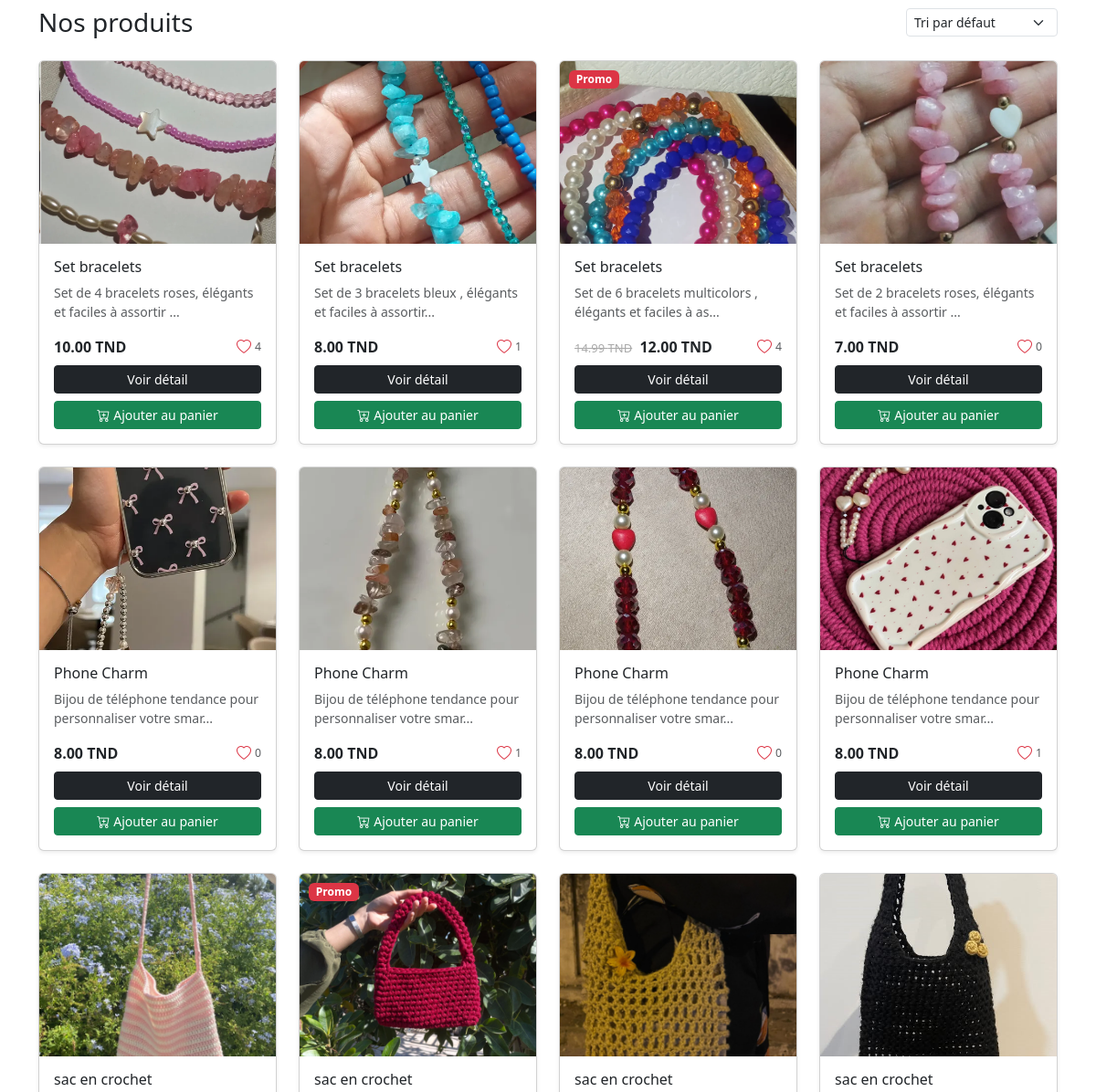
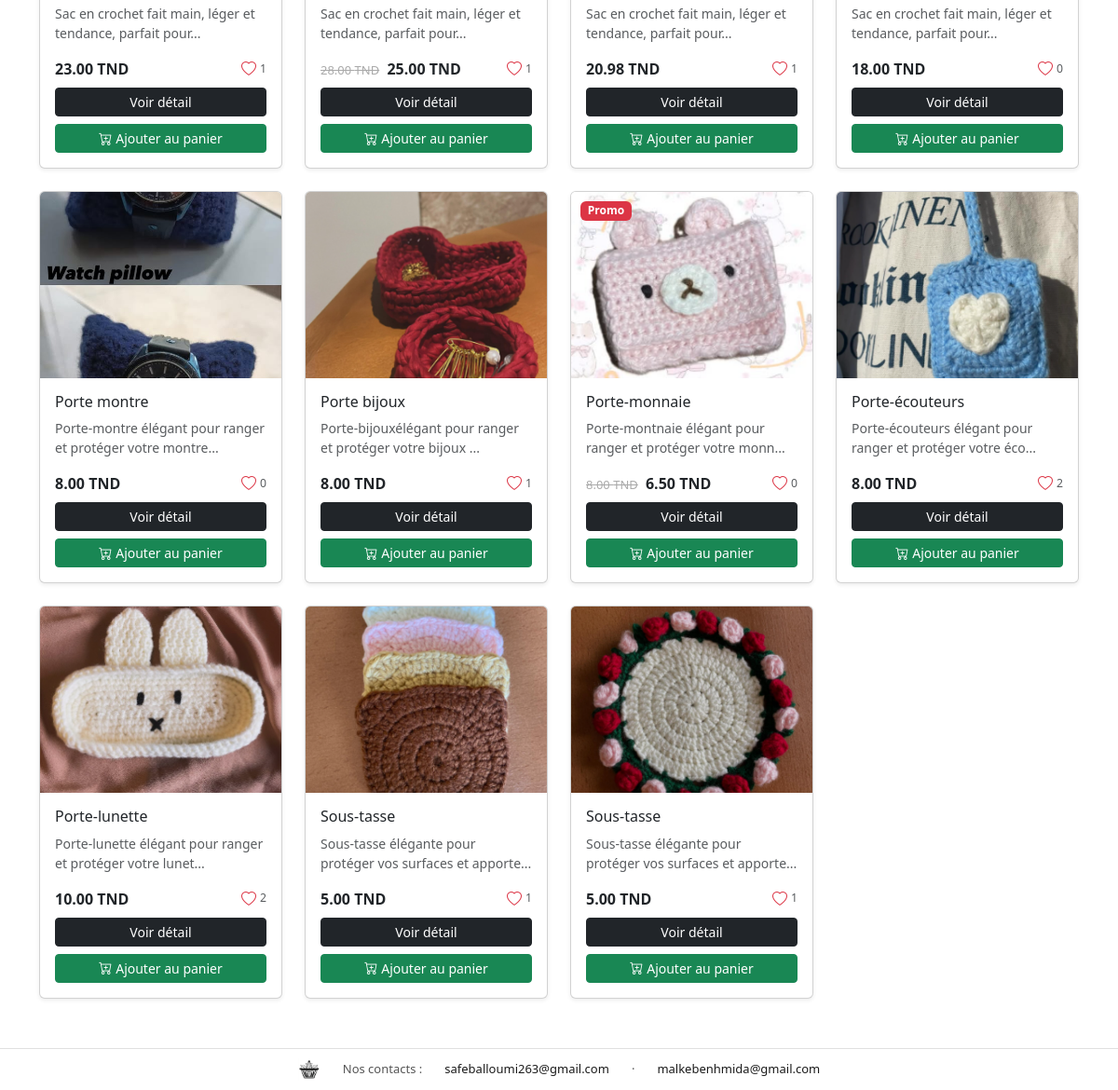
/controller/home.php (lower part), run on an earlier commit of the app's database (2 pictures, top to bottom).
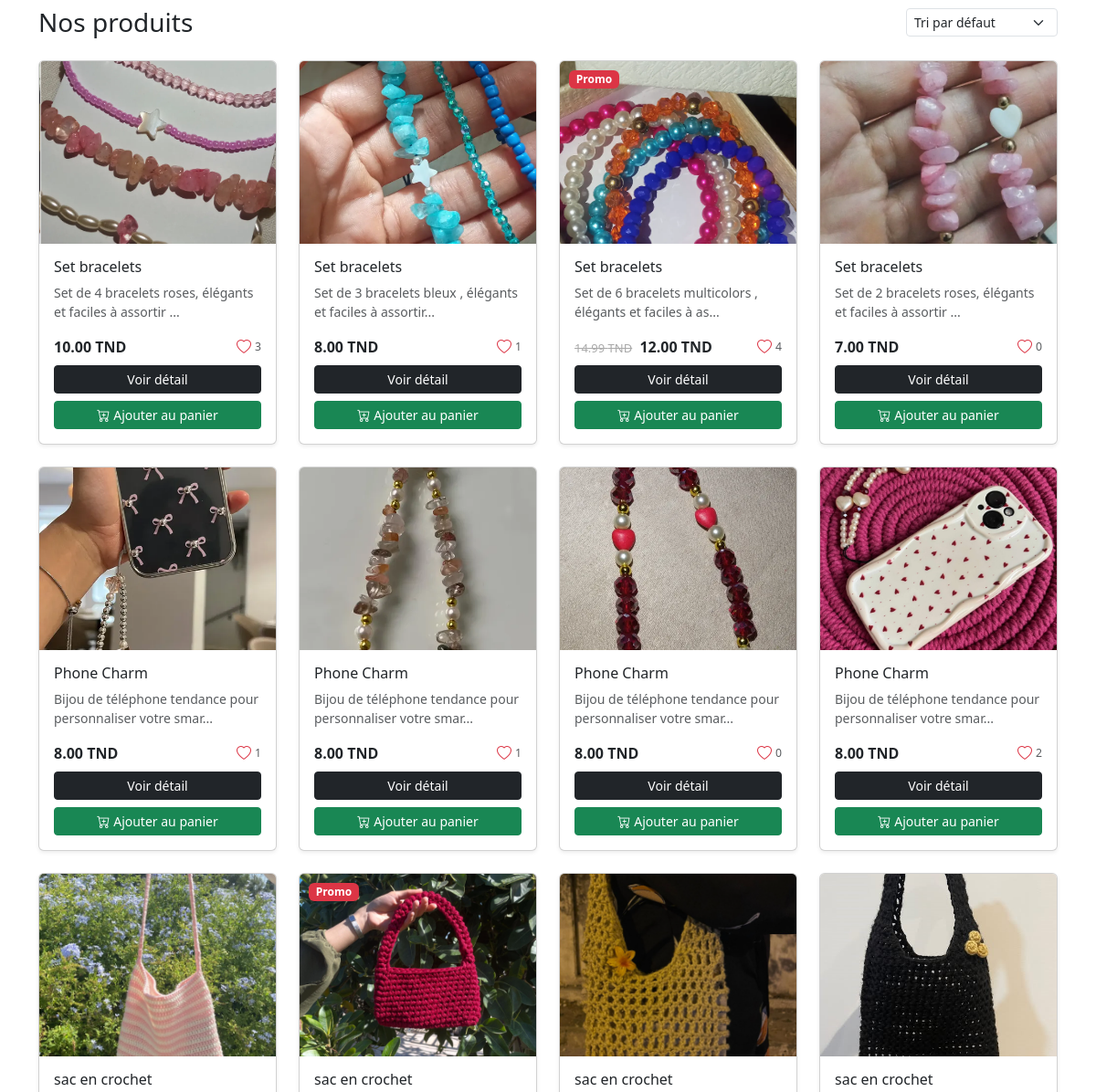
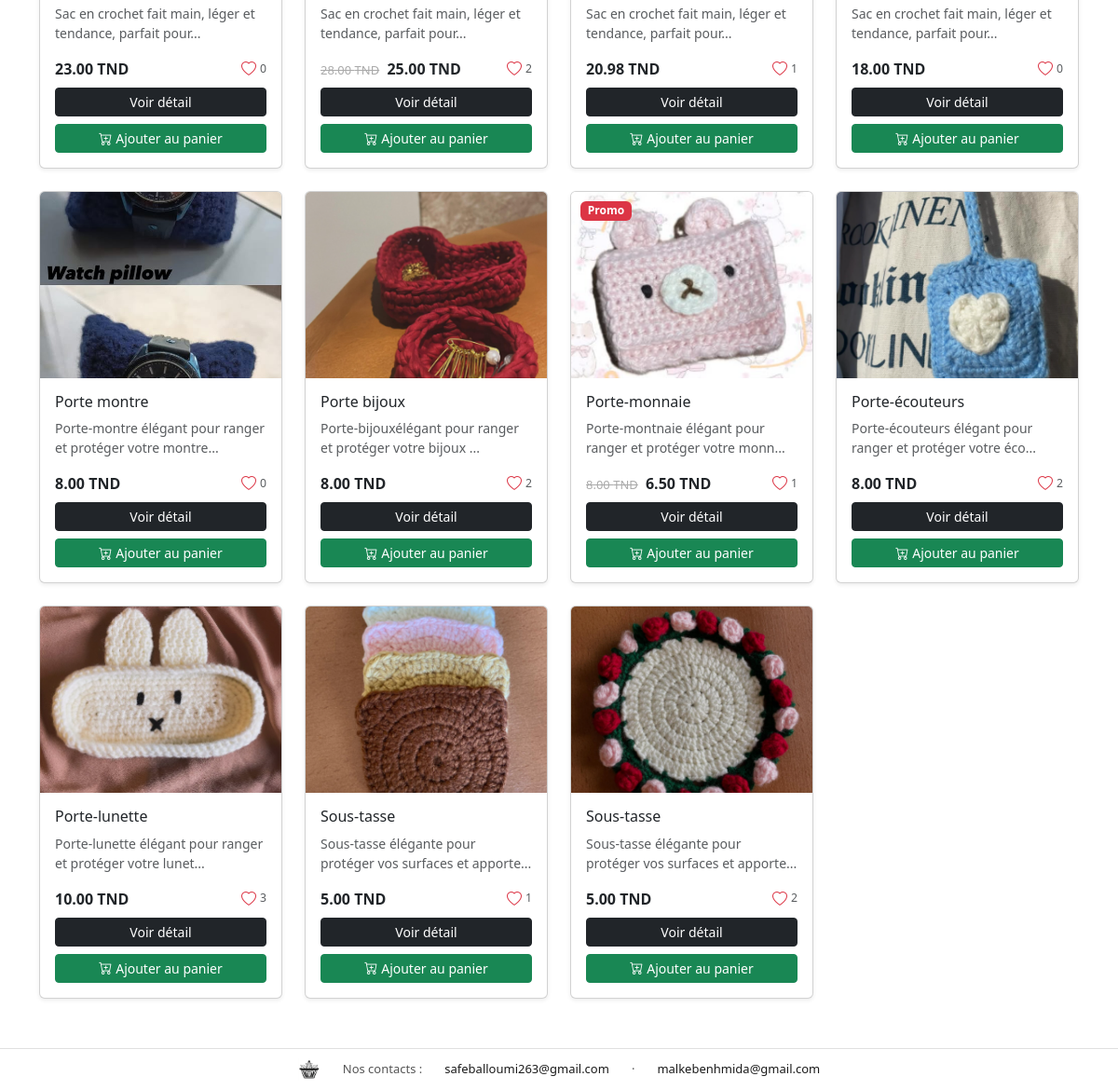
And on a later commit of the database (2 pictures, top to bottom).
### tables this page shows
CREATE TABLE `produit` (
  `id` int NOT NULL,
  `libelle` varchar(255) NOT NULL,
  `prix` decimal(10,2) NOT NULL,
  `quantite` int NOT NULL DEFAULT '0',
  `image` varchar(255) DEFAULT NULL,
  `description` text,
  `promo` tinyint(1) DEFAULT '0',
  `prix_promo` decimal(10,2) DEFAULT NULL,
  `id_proprietaire` int NOT NULL,
  `id_categorie` int DEFAULT NULL,
  `handmade` tinyint(1) DEFAULT '0',
  `nb_likes` int DEFAULT '0'
);

### controller/home.php (called while the page is built, shortened)
<?php
require_once __DIR__ . "/../model/CRUD_produit.php";
$crud_produit = new CRUD_produit();
if (!empty($_GET['categorie']) && is_numeric($_GET['categorie'])) {
    $produits = $crud_produit->getByCategorie((int)$_GET['categorie']);
    $categorie_active = (int)$_GET['categorie'];
} else {
    $produits = $crud_produit->getAll();
}
include __DIR__ . "/../view/unimarket.php";

### connexion.php (called while the page is built)
<?php
class Connexion
{
    private $connexion;
    function __construct()
    {
        try {
            $dsn = "mysql:host=localhost;dbname=ppi";
            $username = 'root';
            $password = '';
            $this->connexion = new PDO($dsn, $username, $password);
        } catch (PDOException $e) {
            echo "Problème au niveau de la connexion!!! <br> erreur: " . $e->getMessage();
        }
    }
    public function getConnexion()
    {
        return $this->connexion;
    }
}

### model/CRUD_produit.php (called while the page is built, shortened)
<?php
require_once __DIR__ . '/../connexion.php';
class CRUD_produit {
    private $pdo;
    function __construct() {
        $con = new Connexion();
        $this->pdo = $con->getConnexion();
    }
    public function getAll($tri = 'defaut') {
        $order = match($tri) {
            'popularite' => 'ORDER BY p.nb_likes DESC',
            'recent'     => 'ORDER BY p.id DESC',
            'ancien'     => 'ORDER BY p.id ASC',
            'prix_asc'   => 'ORDER BY COALESCE(NULLIF(p.prix_promo,0), p.prix) ASC',
            'prix_desc'  => 'ORDER BY COALESCE(NULLIF(p.prix_promo,0), p.prix) DESC',
            default      => ''
        };
        $sql = "SELECT p.*, u.nom AS vendeur_nom, u.prenom AS vendeur_prenom, c.nom AS categorie
                FROM produit p
                LEFT JOIN user u ON p.id_proprietaire = u.id
                LEFT JOIN categorie c ON p.id_categorie = c.id
                $order";
        $stmt = $this->pdo->prepare($sql);
        $stmt->execute();
        return $stmt->fetchAll(PDO::FETCH_ASSOC);
    }
}
?>

### view/partials/produit_card.php (the view, shortened to what this page needs)
<?php
$est_favori = isset($_SESSION['user_id']) && in_array($p['id'], $GLOBALS['_favoris_ids'] ?? []);
?>
<div class="card h-100 shadow-sm position-relative">
    <?php if ($p['promo']): ?>
        <span class="badge bg-danger position-absolute" style="top:10px; left:10px;">Promo</span>
    <?php endif; ?>
<img src="/<?= htmlspecialchars($p['image']) ?>"
         class="card-img-top"
         alt="<?= htmlspecialchars($p['libelle']) ?>"
         style="height:200px; object-fit:cover;">
    <div class="card-body d-flex flex-column">
        <h6 class="card-title"><?= htmlspecialchars($p['libelle']) ?></h6>
        <p class="card-text text-muted small">
            <?= htmlspecialchars(mb_strimwidth($p['description'], 0, 60, '...')) ?>
        </p>
        <div class="d-flex justify-content-between align-items-center mt-auto mb-2">
            <?php if ($p['promo'] && !empty($p['prix_promo'])): ?>
                <div>
                    <span style="text-decoration:line-through; color:#aaa; font-size:13px;"><?= $p['prix'] ?> TND</span>
                    <span class="fw-bold ms-1"><?= $p['prix_promo'] ?> TND</span>
                </div>
            <?php else: ?>
                <span class="fw-bold"><?= $p['prix'] ?> TND</span>
            <?php endif; ?>
            <button onclick="toggleFavori(<?= $p['id'] ?>, this)"
                    class="btn btn-sm p-0 border-0 bg-transparent d-flex align-items-center gap-1"
                    data-id="<?= $p['id'] ?>"
                    <?= (isset($_SESSION['user_id']) && $p['id_proprietaire'] == $_SESSION['user_id']) ? 'disabled' : '' ?>>
                <i class="bi <?= $est_favori ? 'bi-heart-fill' : 'bi-heart' ?> text-danger fs-6"></i>
                <span class="nb-likes-<?= $p['id'] ?> text-muted small"><?= (int)($p['nb_likes'] ?? 0) ?></span>
            </button>
        </div>
        <a href="/controller/produit/detail.php?id=<?= $p['id'] ?>"
           class="btn btn-dark btn-sm w-100 mb-2">
            Voir détail
        </a>
        <?php if (!isset($_SESSION['user_id']) || $p['id_proprietaire'] != $_SESSION['user_id']): ?>
            <button onclick="ajouterPanier(<?= $p['id'] ?>, this)"
                    class="btn btn-success btn-sm w-100">
                <i class="bi bi-cart-plus me-1"></i>Ajouter au panier
            </button>
        <?php endif; ?>
    </div>
</div>

### view/unimarket.php (shortened to what this page needs)
<!DOCTYPE html>
<html lang="fr">
<head>
    <link href="https://cdn.jsdelivr.net/npm/bootstrap@5.3.0/dist/css/bootstrap.min.css" rel="stylesheet">
    <link href="https://cdn.jsdelivr.net/npm/bootstrap-icons@1.11.0/font/bootstrap-icons.css" rel="stylesheet">
</head>
<body>
<?php include __DIR__ . '/navbar.php'; ?>
<div id="produits" class="container py-5">
    <div class="d-flex justify-content-between align-items-center mb-4">
        <h3 class="mb-0">
            <?php if (!empty($categorie_active) && !empty($produits)): ?>
                <?= htmlspecialchars($produits[0]['categorie']) ?>
            <?php else: ?>
                Nos produits
            <?php endif; ?>
        </h3>
        <div class="d-flex align-items-center gap-2">
            <select class="form-select form-select-sm" style="width:auto;" id="triSelect">
                <option value="defaut">Tri par défaut</option>
            </select>
        </div>
    </div>
    <?php
    $produits_affiches = array_filter($produits ?? [], function($p) {
        return !isset($_SESSION['user_id']) || $_SESSION['user_id'] != $p['id_proprietaire'];
    });
    ?>
    <?php if (empty($produits_affiches)): ?>
        <div class="alert alert-info">Aucun produit disponible pour le moment.</div>
    <?php else: ?>
    <div class="row row-cols-1 row-cols-md-3 row-cols-lg-4 g-4" id="produitsGrid">
        <?php foreach ($produits_affiches as $p): ?>
        <div class="col produit-item"
             data-id="<?= $p['id'] ?>"
             data-likes="<?= (int)($p['nb_likes'] ?? 0) ?>"
             data-prix="<?= (float)(($p['promo'] && !empty($p['prix_promo'])) ? $p['prix_promo'] : $p['prix']) ?>">
            <?php include __DIR__ . '/partials/produit_card.php'; ?>
        </div>
        <?php endforeach; ?>
    </div>
    <?php endif; ?>
</div>
</body>
</html>

### view/navbar.php (shortened to what this page needs)
<?php
if (!isset($categories_tree)) {
    require_once __DIR__ . '/../model/CRUD_produit.php';
}
?>
<link href="https://cdn.jsdelivr.net/npm/bootstrap@5.3.0/dist/css/bootstrap.min.css" rel="stylesheet">
<link href="https://cdn.jsdelivr.net/npm/bootstrap-icons@1.11.0/font/bootstrap-icons.css" rel="stylesheet">
<?php include __DIR__ . '/partials/footer.php'; ?>

### view/partials/footer.php (shortened to what this page needs)
<footer class="footer-sticky">
    <img src="/assets/leaf.png" style="height:24px; width:24px; object-fit:contain;">
    <span>Nos contacts :</span>
    <a href="mailto:safeballoumi263@gmail.com">safeballoumi263@gmail.com</a>
    <span>·</span>
    <a href="mailto:malkebenhmida@gmail.com">malkebenhmida@gmail.com</a>
</footer>

### view/unimarket.php (style rules this page uses)
.card { transition: transform 0.3s ease, box-shadow 0.3s ease; }

### view/navbar.php (style rules this page uses)
body { padding-top: 70px; }

### view/partials/footer.php (style rules this page uses)
.footer-sticky { position: fixed; bottom: 0; left: 0; width: 100%; background: #fff; color: #555; font-size: 13px; padding: 10px 20px; display: flex; align-items: center; justify-content: center; gap: 24px; z-index: 999; border-top: 1px solid #e0e0e0; }
.footer-sticky a { color: #1a1a1a; text-decoration: none; }
body { padding-bottom: 50px; }

What changed in the data, as far as the page shows it:
changed produit "Set de 4 bracelets roses, élégants et faciles à assortir ...": nb_likes "4" → "3"
changed produit (number 5 of 19 on the later page): nb_likes "0" → "1"
changed produit (number 8 of 19 on the later page): nb_likes "1" → "2"
changed produit (number 9 of 19 on the later page): nb_likes "1" → "0"
changed produit (number 10 of 19 on the later page): nb_likes "1" → "2"
changed produit "Porte bijoux": nb_likes "1" → "2"
changed produit "Porte-monnaie": nb_likes "0" → "1"
changed produit "Porte-lunette": nb_likes "2" → "3"
changed produit (number 19 of 19 on the later page): nb_likes "1" → "2"
